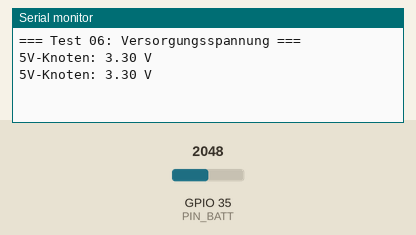
Bench run of a sketch on a simulated ESP32. Shown: the last lines printed to the serial monitor. The inputs (shaded band) are chosen by the test bench; at power-on: GPIO 35 (PIN_BATT) = 2048.

Above: at 1.5 s.
1.6 s: GPIO 35 (PIN_BATT) set to 2866
At 2.9 s:
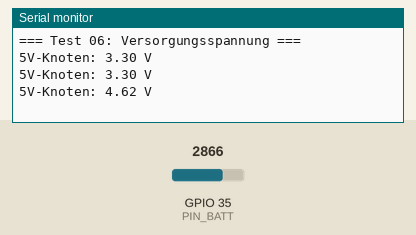
3.1 s: GPIO 35 (PIN_BATT) set to 3603
At 4.2 s:
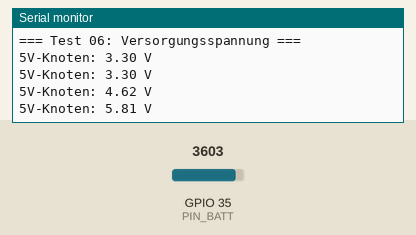
Timing chart, 0 to 6.1 s (numbered marks = the images above; inputs shaded):
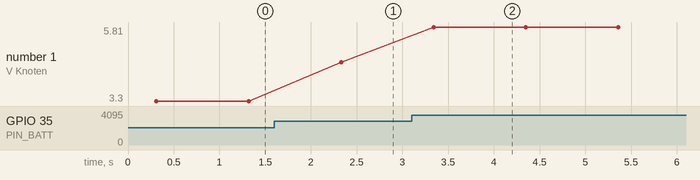

Measured:
- after the input at 1.6 s, the serial monitor: prints a new line after 0.73 s (image 1)
- after the input at 3.1 s, the serial monitor: prints a new line after 0.24 s (image 2)
- plotted number 1: 3.3 → 4.62 after the input at 1.6 s, 4.62 → 5.81 after the input at 3.1 s

The sketch:

t06_battery.ino
```cpp
/*
  SeedStick test 06: supply voltage of the ESP32 (needs the 100k/100k voltage divider on GPIO 35)
  -------------------------------------------------------------------------------------------------
  Two 100-kilohm resistors divide the 5V node (behind the diode) by two; the middle goes to GPIO 35
  (bridge B4, row 5) with 100 nF to GND. This test prints the measured supply voltage once per second.

  Expected with charged NiMH cells: about 4.6-5.2 V. Below about 4.3 V the ESP32 may restart under servo load
  (start value, check it in your tests). With only USB connected the value shows the USB voltage minus
  the board's own diode, if it has one.
*/
const int PIN_BATT = 35;
const float DIVIDER = 2.0f;  // 100 k / 100 k
const int SAMPLES = 32;

void setup() {
  Serial.begin(115200);
  delay(300);
  Serial.println("\n=== Test 06: Versorgungsspannung ===");
}

void loop() {
  uint32_t sum = 0;
  for (int i = 0; i < SAMPLES; i++) {
    sum += analogReadMilliVolts(PIN_BATT);
    delayMicroseconds(200);
  }
  float volts = DIVIDER * (sum / (float)SAMPLES) / 1000.0f;
  Serial.printf("5V-Knoten: %.2f V\n", volts);
  delay(1000);
}
```
